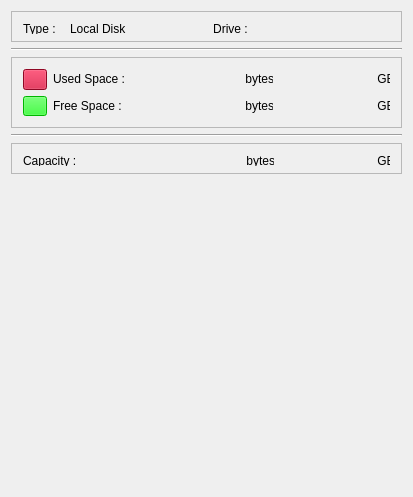
<?xml version="1.0" encoding="UTF-8"?>
<ui version="4.0">
 <class>DiskAnalizerClass</class>
 <widget class="QDialog" name="DiskAnalizerClass">
  <property name="geometry">
   <rect>
    <x>0</x>
    <y>0</y>
    <width>413</width>
    <height>497</height>
   </rect>
  </property>
  <property name="sizePolicy">
   <sizepolicy hsizetype="Preferred" vsizetype="Preferred">
    <horstretch>0</horstretch>
    <verstretch>0</verstretch>
   </sizepolicy>
  </property>
  <property name="windowTitle">
   <string>Disk Analizer</string>
  </property>
  <layout class="QGridLayout" name="gridLayout_4">
   <item row="0" column="0">
    <widget class="QFrame" name="frame">
     <property name="maximumSize">
      <size>
       <width>16777215</width>
       <height>31</height>
      </size>
     </property>
     <property name="frameShape">
      <enum>QFrame::StyledPanel</enum>
     </property>
     <property name="frameShadow">
      <enum>QFrame::Raised</enum>
     </property>
     <layout class="QGridLayout" name="gridLayout_2">
      <item row="0" column="0">
       <widget class="QLabel" name="label_3">
        <property name="minimumSize">
         <size>
          <width>41</width>
          <height>11</height>
         </size>
        </property>
        <property name="maximumSize">
         <size>
          <width>41</width>
          <height>16</height>
         </size>
        </property>
        <property name="text">
         <string>Type : </string>
        </property>
       </widget>
      </item>
      <item row="0" column="1">
       <widget class="QLabel" name="label_6">
        <property name="minimumSize">
         <size>
          <width>0</width>
          <height>11</height>
         </size>
        </property>
        <property name="text">
         <string>Local Disk</string>
        </property>
       </widget>
      </item>
      <item row="0" column="2">
       <widget class="QLabel" name="lblDrive_2">
        <property name="minimumSize">
         <size>
          <width>0</width>
          <height>11</height>
         </size>
        </property>
        <property name="maximumSize">
         <size>
          <width>41</width>
          <height>16</height>
         </size>
        </property>
        <property name="text">
         <string>Drive :</string>
        </property>
        <property name="alignment">
         <set>Qt::AlignCenter</set>
        </property>
       </widget>
      </item>
      <item row="0" column="3">
       <widget class="QLabel" name="lblDrive">
        <property name="minimumSize">
         <size>
          <width>0</width>
          <height>11</height>
         </size>
        </property>
        <property name="maximumSize">
         <size>
          <width>16777215</width>
          <height>16777215</height>
         </size>
        </property>
        <property name="text">
         <string/>
        </property>
        <property name="alignment">
         <set>Qt::AlignLeading|Qt::AlignLeft|Qt::AlignVCenter</set>
        </property>
       </widget>
      </item>
     </layout>
    </widget>
   </item>
   <item row="1" column="0">
    <widget class="Line" name="line">
     <property name="orientation">
      <enum>Qt::Horizontal</enum>
     </property>
    </widget>
   </item>
   <item row="2" column="0">
    <widget class="QFrame" name="frame_2">
     <property name="maximumSize">
      <size>
       <width>16777215</width>
       <height>71</height>
      </size>
     </property>
     <property name="styleSheet">
      <string notr="true">border-color: rgb(85, 85, 255);</string>
     </property>
     <property name="frameShape">
      <enum>QFrame::StyledPanel</enum>
     </property>
     <property name="frameShadow">
      <enum>QFrame::Raised</enum>
     </property>
     <layout class="QGridLayout" name="gridLayout">
      <item row="0" column="0">
       <widget class="QToolButton" name="toolButton">
        <property name="styleSheet">
         <string notr="true">background-color: rgb(200,10,50);</string>
        </property>
        <property name="text">
         <string/>
        </property>
       </widget>
      </item>
      <item row="0" column="1">
       <widget class="QLabel" name="label_9">
        <property name="maximumSize">
         <size>
          <width>16777215</width>
          <height>16</height>
         </size>
        </property>
        <property name="text">
         <string>Used Space : </string>
        </property>
       </widget>
      </item>
      <item row="0" column="2">
       <widget class="QLabel" name="lblBytesUsed">
        <property name="maximumSize">
         <size>
          <width>16777215</width>
          <height>16</height>
         </size>
        </property>
        <property name="text">
         <string/>
        </property>
        <property name="alignment">
         <set>Qt::AlignRight|Qt::AlignTrailing|Qt::AlignVCenter</set>
        </property>
       </widget>
      </item>
      <item row="0" column="3">
       <widget class="QLabel" name="lblGBUsed_4">
        <property name="maximumSize">
         <size>
          <width>31</width>
          <height>16</height>
         </size>
        </property>
        <property name="text">
         <string> bytes</string>
        </property>
       </widget>
      </item>
      <item row="0" column="4">
       <widget class="QLabel" name="lblGBUsed">
        <property name="maximumSize">
         <size>
          <width>16777215</width>
          <height>16</height>
         </size>
        </property>
        <property name="text">
         <string/>
        </property>
        <property name="alignment">
         <set>Qt::AlignRight|Qt::AlignTrailing|Qt::AlignVCenter</set>
        </property>
       </widget>
      </item>
      <item row="0" column="5">
       <widget class="QLabel" name="lblGBUsed_2">
        <property name="maximumSize">
         <size>
          <width>16</width>
          <height>16</height>
         </size>
        </property>
        <property name="text">
         <string> GB</string>
        </property>
       </widget>
      </item>
      <item row="1" column="0">
       <widget class="QToolButton" name="toolButton_2">
        <property name="styleSheet">
         <string notr="true">background-color: rgb(0, 255, 0);</string>
        </property>
        <property name="text">
         <string/>
        </property>
       </widget>
      </item>
      <item row="1" column="1">
       <widget class="QLabel" name="label_7">
        <property name="maximumSize">
         <size>
          <width>16777215</width>
          <height>16</height>
         </size>
        </property>
        <property name="text">
         <string>Free Space : </string>
        </property>
       </widget>
      </item>
      <item row="1" column="2">
       <widget class="QLabel" name="lblBytesFree">
        <property name="maximumSize">
         <size>
          <width>16777215</width>
          <height>16</height>
         </size>
        </property>
        <property name="text">
         <string/>
        </property>
        <property name="alignment">
         <set>Qt::AlignRight|Qt::AlignTrailing|Qt::AlignVCenter</set>
        </property>
       </widget>
      </item>
      <item row="1" column="3">
       <widget class="QLabel" name="lblGBUsed_5">
        <property name="maximumSize">
         <size>
          <width>31</width>
          <height>16</height>
         </size>
        </property>
        <property name="text">
         <string> bytes</string>
        </property>
       </widget>
      </item>
      <item row="1" column="4">
       <widget class="QLabel" name="lblGBFree">
        <property name="maximumSize">
         <size>
          <width>16777215</width>
          <height>16</height>
         </size>
        </property>
        <property name="text">
         <string/>
        </property>
        <property name="alignment">
         <set>Qt::AlignRight|Qt::AlignTrailing|Qt::AlignVCenter</set>
        </property>
       </widget>
      </item>
      <item row="1" column="5">
       <widget class="QLabel" name="lblGBUsed_3">
        <property name="maximumSize">
         <size>
          <width>16</width>
          <height>16</height>
         </size>
        </property>
        <property name="text">
         <string> GB</string>
        </property>
       </widget>
      </item>
     </layout>
    </widget>
   </item>
   <item row="3" column="0">
    <widget class="Line" name="line_2">
     <property name="orientation">
      <enum>Qt::Horizontal</enum>
     </property>
    </widget>
   </item>
   <item row="4" column="0">
    <widget class="QFrame" name="frame_3">
     <property name="maximumSize">
      <size>
       <width>16777215</width>
       <height>31</height>
      </size>
     </property>
     <property name="frameShape">
      <enum>QFrame::StyledPanel</enum>
     </property>
     <property name="frameShadow">
      <enum>QFrame::Raised</enum>
     </property>
     <layout class="QGridLayout" name="gridLayout_3">
      <item row="0" column="0">
       <widget class="QLabel" name="label_2">
        <property name="minimumSize">
         <size>
          <width>0</width>
          <height>11</height>
         </size>
        </property>
        <property name="maximumSize">
         <size>
          <width>16777215</width>
          <height>16</height>
         </size>
        </property>
        <property name="text">
         <string>Capacity : </string>
        </property>
       </widget>
      </item>
      <item row="0" column="1">
       <widget class="QLabel" name="lblBytesTotal">
        <property name="minimumSize">
         <size>
          <width>120</width>
          <height>11</height>
         </size>
        </property>
        <property name="maximumSize">
         <size>
          <width>16777215</width>
          <height>16</height>
         </size>
        </property>
        <property name="text">
         <string/>
        </property>
        <property name="alignment">
         <set>Qt::AlignRight|Qt::AlignTrailing|Qt::AlignVCenter</set>
        </property>
       </widget>
      </item>
      <item row="0" column="2">
       <widget class="QLabel" name="lblGBUsed_6">
        <property name="minimumSize">
         <size>
          <width>0</width>
          <height>11</height>
         </size>
        </property>
        <property name="maximumSize">
         <size>
          <width>31</width>
          <height>16</height>
         </size>
        </property>
        <property name="text">
         <string> bytes</string>
        </property>
       </widget>
      </item>
      <item row="0" column="3">
       <widget class="QLabel" name="lblGBTotal">
        <property name="minimumSize">
         <size>
          <width>0</width>
          <height>11</height>
         </size>
        </property>
        <property name="maximumSize">
         <size>
          <width>16777215</width>
          <height>16</height>
         </size>
        </property>
        <property name="text">
         <string/>
        </property>
        <property name="alignment">
         <set>Qt::AlignRight|Qt::AlignTrailing|Qt::AlignVCenter</set>
        </property>
       </widget>
      </item>
      <item row="0" column="4">
       <widget class="QLabel" name="lblGBUsed_7">
        <property name="minimumSize">
         <size>
          <width>0</width>
          <height>11</height>
         </size>
        </property>
        <property name="maximumSize">
         <size>
          <width>16</width>
          <height>16</height>
         </size>
        </property>
        <property name="text">
         <string> GB</string>
        </property>
       </widget>
      </item>
     </layout>
    </widget>
   </item>
   <item row="5" column="0">
    <widget class="QWidget" name="widget" native="true">
     <property name="maximumSize">
      <size>
       <width>395</width>
       <height>303</height>
      </size>
     </property>
    </widget>
   </item>
  </layout>
 </widget>
 <layoutdefault spacing="6" margin="11"/>
 <resources/>
 <connections/>
</ui>
